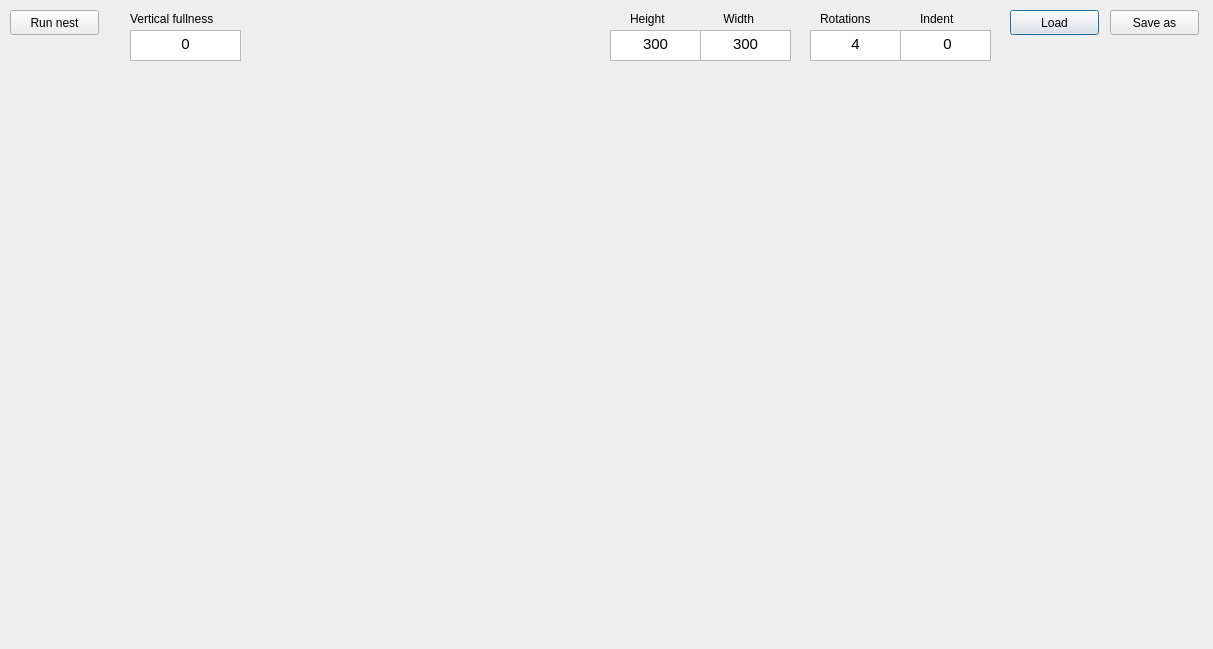
<?xml version="1.0" encoding="UTF-8"?>
<ui version="4.0">
 <class>GUI_nester</class>
 <widget class="QDialog" name="GUI_nester">
  <property name="geometry">
   <rect>
    <x>0</x>
    <y>0</y>
    <width>1213</width>
    <height>649</height>
   </rect>
  </property>
  <property name="windowTitle">
   <string>Dialog</string>
  </property>
  <widget class="QPushButton" name="Load">
   <property name="geometry">
    <rect>
     <x>1010</x>
     <y>10</y>
     <width>89</width>
     <height>25</height>
    </rect>
   </property>
   <property name="text">
    <string>Load</string>
   </property>
  </widget>
  <widget class="QPushButton" name="Save_as">
   <property name="geometry">
    <rect>
     <x>1110</x>
     <y>10</y>
     <width>89</width>
     <height>25</height>
    </rect>
   </property>
   <property name="text">
    <string>Save as</string>
   </property>
  </widget>
  <widget class="QLabel" name="pic1">
   <property name="geometry">
    <rect>
     <x>50</x>
     <y>130</y>
     <width>551</width>
     <height>471</height>
    </rect>
   </property>
   <property name="text">
    <string/>
   </property>
  </widget>
  <widget class="QLabel" name="pic2">
   <property name="geometry">
    <rect>
     <x>620</x>
     <y>130</y>
     <width>541</width>
     <height>471</height>
    </rect>
   </property>
   <property name="text">
    <string/>
   </property>
  </widget>
  <widget class="QPushButton" name="Run_nest">
   <property name="geometry">
    <rect>
     <x>10</x>
     <y>10</y>
     <width>89</width>
     <height>25</height>
    </rect>
   </property>
   <property name="text">
    <string>Run nest</string>
   </property>
  </widget>
  <widget class="QLabel" name="label">
   <property name="geometry">
    <rect>
     <x>130</x>
     <y>10</y>
     <width>111</width>
     <height>17</height>
    </rect>
   </property>
   <property name="text">
    <string>Vertical fullness</string>
   </property>
  </widget>
  <widget class="QLabel" name="label_2">
   <property name="geometry">
    <rect>
     <x>630</x>
     <y>10</y>
     <width>67</width>
     <height>17</height>
    </rect>
   </property>
   <property name="text">
    <string>Height</string>
   </property>
  </widget>
  <widget class="QLabel" name="label_3">
   <property name="geometry">
    <rect>
     <x>710</x>
     <y>10</y>
     <width>67</width>
     <height>17</height>
    </rect>
   </property>
   <property name="text">
    <string>    Width</string>
   </property>
  </widget>
  <widget class="QLabel" name="label_4">
   <property name="geometry">
    <rect>
     <x>820</x>
     <y>10</y>
     <width>67</width>
     <height>17</height>
    </rect>
   </property>
   <property name="text">
    <string>Rotations</string>
   </property>
  </widget>
  <widget class="QLabel" name="label_5">
   <property name="geometry">
    <rect>
     <x>920</x>
     <y>10</y>
     <width>67</width>
     <height>17</height>
    </rect>
   </property>
   <property name="text">
    <string>Indent</string>
   </property>
  </widget>
  <widget class="QTextEdit" name="Height">
   <property name="geometry">
    <rect>
     <x>610</x>
     <y>30</y>
     <width>91</width>
     <height>31</height>
    </rect>
   </property>
   <property name="html">
    <string>&lt;!DOCTYPE HTML PUBLIC &quot;-//W3C//DTD HTML 4.0//EN&quot; &quot;http://www.w3.org/TR/REC-html40/strict.dtd&quot;&gt;
&lt;html&gt;&lt;head&gt;&lt;meta name=&quot;qrichtext&quot; content=&quot;1&quot; /&gt;&lt;style type=&quot;text/css&quot;&gt;
p, li { white-space: pre-wrap; }
&lt;/style&gt;&lt;/head&gt;&lt;body style=&quot; font-family:'Ubuntu'; font-size:11pt; font-weight:400; font-style:normal;&quot;&gt;
&lt;p align=&quot;center&quot; style=&quot; margin-top:0px; margin-bottom:0px; margin-left:0px; margin-right:0px; -qt-block-indent:0; text-indent:0px;&quot;&gt;300&lt;/p&gt;&lt;/body&gt;&lt;/html&gt;</string>
   </property>
  </widget>
  <widget class="QTextEdit" name="Width">
   <property name="geometry">
    <rect>
     <x>700</x>
     <y>30</y>
     <width>91</width>
     <height>31</height>
    </rect>
   </property>
   <property name="html">
    <string>&lt;!DOCTYPE HTML PUBLIC &quot;-//W3C//DTD HTML 4.0//EN&quot; &quot;http://www.w3.org/TR/REC-html40/strict.dtd&quot;&gt;
&lt;html&gt;&lt;head&gt;&lt;meta name=&quot;qrichtext&quot; content=&quot;1&quot; /&gt;&lt;style type=&quot;text/css&quot;&gt;
p, li { white-space: pre-wrap; }
&lt;/style&gt;&lt;/head&gt;&lt;body style=&quot; font-family:'Ubuntu'; font-size:11pt; font-weight:400; font-style:normal;&quot;&gt;
&lt;p align=&quot;center&quot; style=&quot; margin-top:0px; margin-bottom:0px; margin-left:0px; margin-right:0px; -qt-block-indent:0; text-indent:0px;&quot;&gt;300&lt;/p&gt;&lt;/body&gt;&lt;/html&gt;</string>
   </property>
  </widget>
  <widget class="QTextEdit" name="Rotations">
   <property name="geometry">
    <rect>
     <x>810</x>
     <y>30</y>
     <width>91</width>
     <height>31</height>
    </rect>
   </property>
   <property name="html">
    <string>&lt;!DOCTYPE HTML PUBLIC &quot;-//W3C//DTD HTML 4.0//EN&quot; &quot;http://www.w3.org/TR/REC-html40/strict.dtd&quot;&gt;
&lt;html&gt;&lt;head&gt;&lt;meta name=&quot;qrichtext&quot; content=&quot;1&quot; /&gt;&lt;style type=&quot;text/css&quot;&gt;
p, li { white-space: pre-wrap; }
&lt;/style&gt;&lt;/head&gt;&lt;body style=&quot; font-family:'Ubuntu'; font-size:11pt; font-weight:400; font-style:normal;&quot;&gt;
&lt;p align=&quot;center&quot; style=&quot; margin-top:0px; margin-bottom:0px; margin-left:0px; margin-right:0px; -qt-block-indent:0; text-indent:0px;&quot;&gt;4&lt;/p&gt;&lt;/body&gt;&lt;/html&gt;</string>
   </property>
  </widget>
  <widget class="QTextEdit" name="Indent">
   <property name="geometry">
    <rect>
     <x>900</x>
     <y>30</y>
     <width>91</width>
     <height>31</height>
    </rect>
   </property>
   <property name="html">
    <string>&lt;!DOCTYPE HTML PUBLIC &quot;-//W3C//DTD HTML 4.0//EN&quot; &quot;http://www.w3.org/TR/REC-html40/strict.dtd&quot;&gt;
&lt;html&gt;&lt;head&gt;&lt;meta name=&quot;qrichtext&quot; content=&quot;1&quot; /&gt;&lt;style type=&quot;text/css&quot;&gt;
p, li { white-space: pre-wrap; }
&lt;/style&gt;&lt;/head&gt;&lt;body style=&quot; font-family:'Ubuntu'; font-size:11pt; font-weight:400; font-style:normal;&quot;&gt;
&lt;p align=&quot;center&quot; style=&quot; margin-top:0px; margin-bottom:0px; margin-left:0px; margin-right:0px; -qt-block-indent:0; text-indent:0px;&quot;&gt; 0&lt;/p&gt;&lt;/body&gt;&lt;/html&gt;</string>
   </property>
  </widget>
  <widget class="QTextEdit" name="Verctical_fullness">
   <property name="geometry">
    <rect>
     <x>130</x>
     <y>30</y>
     <width>111</width>
     <height>31</height>
    </rect>
   </property>
   <property name="html">
    <string>&lt;!DOCTYPE HTML PUBLIC &quot;-//W3C//DTD HTML 4.0//EN&quot; &quot;http://www.w3.org/TR/REC-html40/strict.dtd&quot;&gt;
&lt;html&gt;&lt;head&gt;&lt;meta name=&quot;qrichtext&quot; content=&quot;1&quot; /&gt;&lt;style type=&quot;text/css&quot;&gt;
p, li { white-space: pre-wrap; }
&lt;/style&gt;&lt;/head&gt;&lt;body style=&quot; font-family:'Ubuntu'; font-size:11pt; font-weight:400; font-style:normal;&quot;&gt;
&lt;p align=&quot;center&quot; style=&quot; margin-top:0px; margin-bottom:0px; margin-left:0px; margin-right:0px; -qt-block-indent:0; text-indent:0px;&quot;&gt;0&lt;/p&gt;&lt;/body&gt;&lt;/html&gt;</string>
   </property>
  </widget>
 </widget>
 <resources/>
 <connections>
  <connection>
   <sender>Rotations</sender>
   <signal>windowIconTextChanged(QString)</signal>
   <receiver>GUI_nester</receiver>
   <slot>on_Rotations_windowIconTextChanged(QString)</slot>
   <hints>
    <hint type="sourcelabel">
     <x>855</x>
     <y>45</y>
    </hint>
    <hint type="destinationlabel">
     <x>606</x>
     <y>324</y>
    </hint>
   </hints>
  </connection>
 </connections>
 <slots>
  <slot>on_Rotations_windowIconTextChanged(QString)</slot>
 </slots>
</ui>
